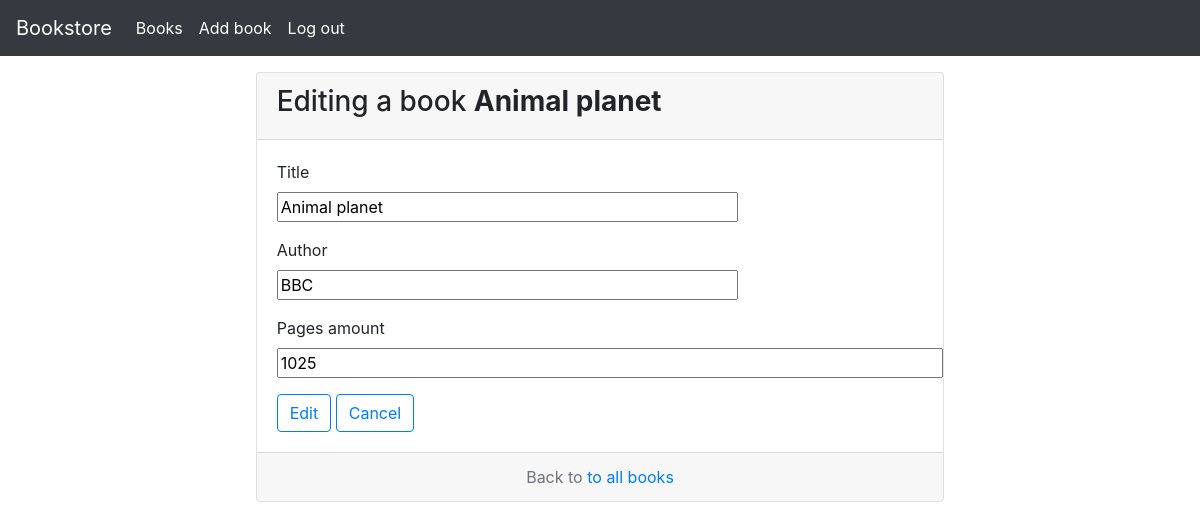
The app's page /books/3/edit (signed in) with its own data.
### app/models.py (models this page shows)
class Book(db.Model):
    id = db.Column(db.Integer, primary_key=True)
    title = db.Column(db.String(100))
    author = db.Column(db.String(100))
    pages_amount = db.Column(db.Integer)
    published =  db.Column(db.DateTime, index=True, default=datetime.now())
    user_id = db.Column(db.Integer, db.ForeignKey('user.id'))

### app/routes.py (the view, shortened to what this page needs)
@app.route('/books/<id>/edit', methods=['GET', 'POST'])
@login_required
def book_update(id):
    book = Book.query.get_or_404(id)
    form = BookForm(obj=book)
    return render_template("book_edit.html", book=book, form=form)

### app/forms.py
class BookForm(FlaskForm):
    title = StringField('Title', validators=[DataRequired()])
    author = StringField("Author", validators=[DataRequired()])
    pages_amount = StringField("Pages amount", validators=[DataRequired()])
    submit = SubmitField('Publication')

### app/models.py (called while the page is built)
@login.user_loader
def load_user(id:int):
    return User.query.get(int(id))

### app/templates/book_edit.html (shortened to what this page needs)
{% extends 'base_card.html' %}
{% block card_header %}
<h3>Editing a book <b>{{ book.title }}</b></h3>
{% endblock %}
{% block card_body %}
    <form action="" method="POST" novalidate>
        <p>
            {{ form.title.label }}<br>
            {{ form.title(size=40)}}<br>
        </p>
        <p>
            {{ form.author.label }}<br>
            {{ form.author(size=40)}}<br>
        </p>
        <p>
            {{ form.pages_amount.label }}<br>
            {{ form.pages_amount(size=60)}}<br>
        </p>
        <button type="submit" class="btn btn-outline-primary">Edit</button>
        <form action="{{ url_for('book_detail', id=book.id) }}" method="POST" novalidate>
            <button type="submit" class="btn btn-outline-primary">Cancel</button>
        </form>
    </form>
{% endblock %}
{% block card_footer %}
<span>
    Back to <a href="{{ url_for('books_list') }}">to all books</a>
</span>
{% endblock %}

### records on screen
Book: title "Animal planet", author "BBC", pages_amount "1025"
